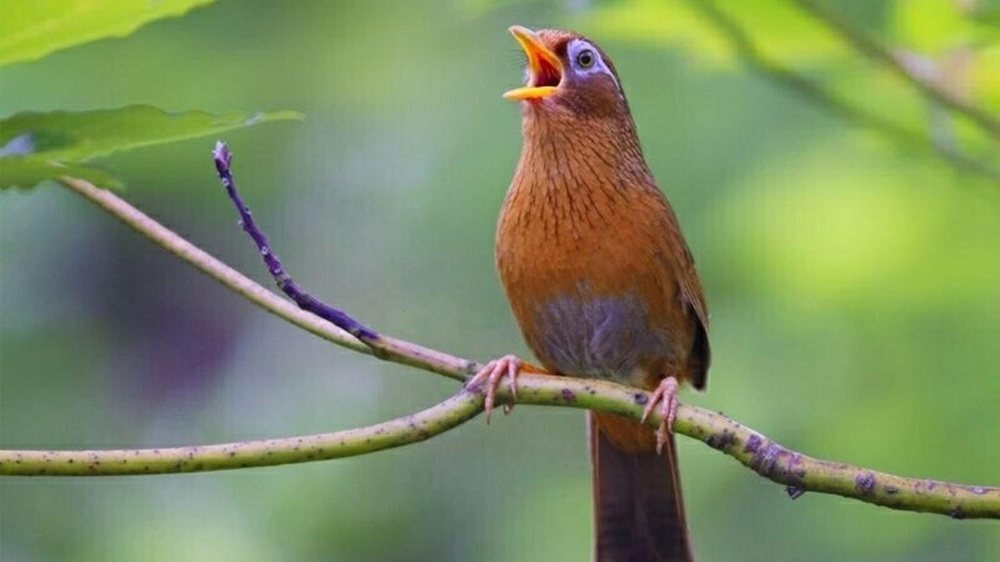
#> input picture data/samples/image-2.jpg, 1000 x 562 px, shrunk from 1920 x 1080 before the run, found by its file name
$ python lab02_pipeline.py   (older library calls are emulated)
#> lines starting #> are read from the running program, lines starting #| are printed output that depends on the picture; after the words box and inside, x2 and y2 are one past the last pixel; in counts of white or black regions, pixels touching at a corner belong together
### src/labs/lab02_filters/filter_utils.py
"""Validation and path helpers for spatial filtering operations in Lab 02."""

from __future__ import annotations

from pathlib import Path

import numpy as np


def _validate_image(image: np.ndarray) -> None:
    """Validate that the input is a non-empty uint8 image array."""
    if not isinstance(image, np.ndarray) or image.size == 0:
        raise ValueError("Input must be a non-empty numpy array.")
    if image.ndim not in {2, 3}:
        raise ValueError(f"Expected 2D or 3D image array, got shape {image.shape}")
    if image.ndim == 3 and image.shape[2] not in {1, 3, 4}:
        raise ValueError(f"Expected 1, 3 or 4 channels, got shape {image.shape}")
    if image.dtype != np.uint8:
        raise ValueError(f"Expected dtype uint8, got {image.dtype}")


def _validate_kernel_size(ksize: int) -> None:
    """Validate that a kernel size is a positive odd integer."""
    if not isinstance(ksize, int) or ksize <= 0 or ksize % 2 == 0:
        raise ValueError(f"Kernel size must be a positive odd integer, got {ksize}")


def find_project_root(start: Path | None = None) -> Path:
    """Locate the repository root by searching for pyproject.toml upward."""
    current = Path(start or __file__).resolve()
    if current.is_file():
        current = current.parent
    for candidate in [current, *current.parents]:
        if (candidate / "pyproject.toml").is_file():
            return candidate
    return current

### src/common/io.py
"""Universal image input and output utilities using OpenCV and Pillow."""

from __future__ import annotations

from pathlib import Path
from typing import Any

import cv2
import numpy as np
from PIL import Image

from src.common.logger import get_logger

logger = get_logger(__name__)


def load_image_cv(image_path: str | Path, as_grayscale: bool = False) -> np.ndarray:
    """Load an image from disk using OpenCV."""
    path = Path(image_path)
    if not path.is_file():
        logger.error("Image file not found at: %s", path)
        raise FileNotFoundError(f"Image file not found: {path}")

    flags = cv2.IMREAD_GRAYSCALE if as_grayscale else cv2.IMREAD_COLOR
    image = cv2.imread(str(path), flags)

    if image is None:
        logger.error("Failed to decode image from: %s", path)
        raise ValueError(f"Failed to decode image at path: {path}")

    logger.debug("Loaded image via OpenCV with shape %s from %s", image.shape, path)
    return image


def save_image_cv(image: np.ndarray, output_path: str | Path) -> Path:
    """Save an image array to disk using OpenCV."""
    if not isinstance(image, np.ndarray) or image.size == 0:
        raise ValueError("Invalid image array provided for saving.")

    path = Path(output_path)
    path.parent.mkdir(parents=True, exist_ok=True)

    success = cv2.imwrite(str(path), image)
    if not success:
        logger.error("Failed to write image to %s", path)
        raise ValueError(f"OpenCV failed to write image to {path}")

    logger.info("Saved image via OpenCV to: %s", path)
    return path


# [85 lines left out: functions load_image_pil, save_image_pil, convert_image_format, get_image_properties, not called in this run]


__all__ = [
    "load_image_cv",
    "save_image_cv",
    "load_image_pil",
    "save_image_pil",
    "convert_image_format",
    "get_image_properties",
]

### src/common/color.py
"""Universal color space transformation utilities for Computer Vision pipelines."""

from __future__ import annotations

import cv2
import numpy as np
from PIL import Image

from src.common.logger import get_logger

logger = get_logger(__name__)


def bgr_to_rgb(image: np.ndarray) -> np.ndarray:
    """Convert an image from OpenCV BGR color space to RGB color space."""
    if image.ndim != 3 or image.shape[2] != 3:
        raise ValueError(
            f"Expected 3-channel image for BGR->RGB conversion, got shape {image.shape}"
        )
    return cv2.cvtColor(image, cv2.COLOR_BGR2RGB)


# [7 lines left out: function rgb_to_bgr, not called in this run]


def bgr_to_grayscale(image: np.ndarray) -> np.ndarray:
    """Convert a BGR color image to a single-channel grayscale image."""
    if image.ndim != 3 or image.shape[2] != 3:
        raise ValueError(f"Expected 3-channel BGR image, got shape {image.shape}")
    return cv2.cvtColor(image, cv2.COLOR_BGR2GRAY)


# [12 lines left out: functions bgr_to_hsv, bgr_to_lab, not called in this run]


def pil_to_grayscale(image: Image.Image) -> Image.Image:
    """Convert a PIL Image to grayscale (mode 'L')."""
    return image.convert("L")


# [5 lines left out: function pil_to_hsv, not called in this run]


__all__ = [
    "bgr_to_rgb",
    "rgb_to_bgr",
    "bgr_to_grayscale",
    "bgr_to_hsv",
    "bgr_to_lab",
    "pil_to_grayscale",
    "pil_to_hsv",
]

### src/labs/lab02_filters/point_ops.py
"""Point operations (pixel-wise intensity mappings) for Lab 02."""

from __future__ import annotations

import cv2
import numpy as np

from src.labs.lab02_filters.filter_utils import _validate_image


def adjust_brightness(image: np.ndarray, beta: float) -> np.ndarray:
    """Adjust image brightness by adding a constant to every pixel."""
    _validate_image(image)
    adjusted = image.astype(np.float32) + beta
    return np.clip(adjusted, 0, 255).astype(np.uint8)


def adjust_contrast(image: np.ndarray, alpha: float) -> np.ndarray:
    """Adjust image contrast by multiplying every pixel with a constant."""
    if alpha <= 0:
        raise ValueError(f"Contrast gain alpha must be positive, got {alpha}")
    _validate_image(image)
    adjusted = image.astype(np.float32) * alpha
    return np.clip(adjusted, 0, 255).astype(np.uint8)


def negative_transform(image: np.ndarray) -> np.ndarray:
    """Compute the photographic negative of an 8-bit image."""
    _validate_image(image)
    return (255 - image).astype(np.uint8)


def apply_threshold(
    image: np.ndarray, threshold: int, max_value: int = 255
) -> np.ndarray:
    """Binarize an image with a fixed global threshold."""
    if not (0 <= threshold <= 255):
        raise ValueError(f"Threshold must be in [0, 255], got {threshold}")
    _validate_image(image)
    _, binary = cv2.threshold(image, threshold, max_value, cv2.THRESH_BINARY)
    return binary

### src/common/visualizers/image_plots.py
"""Single-image and side-by-side comparison plotting utilities."""

from __future__ import annotations

from collections.abc import Sequence
from pathlib import Path

import cv2
import matplotlib
import numpy as np

matplotlib.use("Agg")
import matplotlib.pyplot as plt

from src.common.color import bgr_to_rgb
from src.common.logger import get_logger

logger = get_logger(__name__)


# [68 lines left out: functions save_image, plot_image, not called in this run]


def plot_side_by_side(
    images: Sequence[np.ndarray],
    titles: Sequence[str],
    save_path: str | Path | None = None,
    is_bgr: bool = True,
    main_title: str = "",
    figsize: tuple[float, float] | None = None,
    cmaps: Sequence[str] | str = "gray",
) -> Path | plt.Figure:
    """Plot multiple images horizontally in a single row for comparison.

    Args:
        images: Sequence of image arrays of shape (H, W) or (H, W, C).
        titles: Sequence of titles corresponding to each image.
        save_path: Optional destination path for the generated figure.
        is_bgr: If True and image is 3-channel, converts BGR to RGB.
        main_title: Optional figure super title.
        figsize: Optional Matplotlib figure dimensions (width, height).
        cmaps: Colormap name or sequence of colormap names.

    Returns:
        Path | plt.Figure: Saved file Path if save_path is provided, else Figure.

    Raises:
        ValueError: If length of images and titles do not match.
    """
    if len(images) != len(titles):
        raise ValueError(
            f"Number of images ({len(images)}) must match titles ({len(titles)})"
        )

    num_images = len(images)
    size = figsize or (5.0 * num_images, 5.0)
    fig, axes = plt.subplots(1, num_images, figsize=size)

    if num_images == 1:
        axes = [axes]

    if isinstance(cmaps, str):
        cmaps_list = [cmaps] * num_images
    else:
        cmaps_list = list(cmaps)

    for ax, img, title, cmap in zip(axes, images, titles, cmaps_list, strict=False):
        if img.ndim == 2:
            ax.imshow(img, cmap=cmap)
        elif img.ndim == 3 and is_bgr:
            ax.imshow(bgr_to_rgb(img))
        else:
            ax.imshow(img)

        ax.set_title(title, fontsize=12, fontweight="semibold")
        ax.axis("off")

    if main_title:
        fig.suptitle(main_title, fontsize=14, fontweight="bold", y=0.98)

    plt.tight_layout()

    if save_path:
        path = Path(save_path)
        path.parent.mkdir(parents=True, exist_ok=True)
        fig.savefig(path, dpi=200, bbox_inches="tight")
        plt.close(fig)
        logger.info("Saved side-by-side figure to: %s", path)
        return path

    return fig

### src/labs/lab02_filters/pipeline.py
"""Pipeline execution script for Computer Vision Lab 2."""

from __future__ import annotations

from pathlib import Path

import cv2
import numpy as np

from src.common.color import bgr_to_grayscale
from src.common.io import load_image_cv, save_image_cv
from src.common.logger import get_logger
from src.common.visualizer import plot_filter_grid, plot_histogram, plot_side_by_side
from src.labs.lab02_filters.edge_filters import (
    apply_prewitt,
    apply_sobel,
    get_prewitt_kernels,
    get_sobel_kernels,
    gradient_magnitude,
)
from src.labs.lab02_filters.filter_utils import find_project_root
from src.labs.lab02_filters.linear_filters import (
    apply_gaussian_filter,
    apply_mean_filter,
    apply_sharpen_filter,
    get_gaussian_kernel,
    get_laplacian_kernel,
    get_mean_kernel,
    get_sharpen_kernel,
    kernel_sum,
)
from src.labs.lab02_filters.nonlinear_filters import (
    add_salt_pepper_noise,
    apply_bilateral_filter,
    apply_median_filter,
)
from src.labs.lab02_filters.point_ops import (
    adjust_brightness,
    adjust_contrast,
    apply_threshold,
    negative_transform,
)

logger = get_logger("lab02_pipeline")

DEFAULT_SEED = 42
DEFAULT_THRESHOLD = 127


def _log_kernel(name: str, kernel: np.ndarray) -> None:
    """Log a kernel matrix, its coefficient sum, and its behavior class."""
    total = kernel_sum(kernel)
    if abs(total) < 1e-9:
        behavior = "EDGE (sum = 0 -> removes flat regions)"
    elif abs(total - 1.0) < 1e-9:
        behavior = "BRIGHTNESS-PRESERVING (sum = 1)"
    else:
        behavior = f"GAIN {total:.3f} (not 0 or 1)"
    logger.info("  - %s: sum = %.3f -> %s", name, total, behavior)
    for row in kernel:
        logger.info("      [%s]", "  ".join(f"{v:+.2f}" for v in row))


def run_lab02(
    input_image_path: str | Path = "data/samples/image-2.jpg",
    output_dir: str | Path = "experiments/predictions/lab02",
) -> dict[str, Path]:
    """Execute the complete end-to-end pipeline for Lab 2."""
    project_root = find_project_root()
    input_path = Path(input_image_path)
    if not input_path.is_absolute():
        input_path = project_root / input_path
    base_out = Path(output_dir)
    if not base_out.is_absolute():
        base_out = project_root / base_out

    artifacts: dict[str, Path] = {}

    logger.info("==================================================")
    logger.info("Starting Execution: UTH Computer Vision - Lab 2")
    logger.info("Input Image: %s", input_path.resolve())
    logger.info("Output Directory: %s", base_out.resolve())
    logger.info("==================================================")

    # Setup
    logger.info("[Setup] Môi trường và Thư viện:")
    logger.info("  - OpenCV Version: %s", cv2.__version__)
    logger.info("  - NumPy Version: %s", np.__version__)

    img_bgr = load_image_cv(input_path)
#> in load_image_cv, image is the input picture: shape (562, 1000, 3); mean B, G, R 98.1, 140.7, 124.6
    img_gray = bgr_to_grayscale(img_bgr)
    logger.info("  - Loaded image shape: %s (BGR)", img_bgr.shape)
#| [2026-12-04 11:14:10] [INFO] [lab02_pipeline]:   - Loaded image shape: (562, 1000, 3) (BGR)
    logger.info("  - Grayscale shape: %s", img_gray.shape)
#| [2026-12-04 11:14:10] [INFO] [lab02_pipeline]:   - Grayscale shape: (562, 1000)

    # 1. Brightness
    logger.info("[Yêu cầu 1] Thay đổi độ sáng (brightness += beta)...")
    point_dir = base_out / "point_ops"
    img_bright = adjust_brightness(img_bgr, beta=50)
    img_dark = adjust_brightness(img_bgr, beta=-50)
#> call 2 of adjust_brightness, with beta = -50
#> in adjust_brightness (call 2), `return np.clip(adjusted, 0, 255).astype(np.uint8)`:
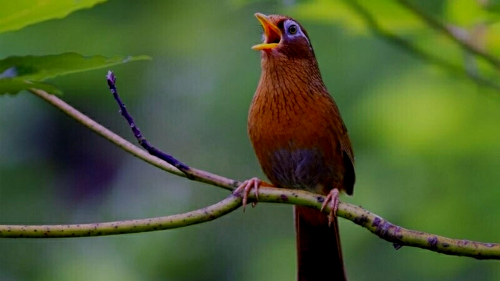
#> returned value: shape (562, 1000, 3) (shown at 1/2 size); mean of channels 0, 1, 2 49.8, 91.2, 74.8; drawn as B, G, R
    artifacts["bright"] = save_image_cv(img_bright, point_dir / "brightness_plus50.jpg")
    artifacts["dark"] = save_image_cv(img_dark, point_dir / "brightness_minus50.jpg")
    plot_side_by_side(
        images=[img_bgr, img_dark, img_bright],
        titles=["Original", "Dark (beta=-50)", "Bright (beta=+50)"],
        save_path=point_dir / "brightness_comparison.png",
    )
#> in plot_side_by_side, `num_images = len(images)`: num_images = 3
#> in plot_side_by_side, `size = figsize or (5.0 * num_images, 5.0)`: size = (15, 5)
#> in plot_side_by_side, `cmaps_list = [cmaps] * num_images`: cmaps_list = ['gray', 'gray', 'gray']
#> the loop in plot_side_by_side, `for ax, img, title, cmap in zip(axes, images, titles, cmaps_list, stri..` made 3 passes
#> title on passes 1 to 3: 'Original', 'Dark (beta=-50)', 'Bright (beta=+50)'

    # 2. Contrast
    logger.info("[Yêu cầu 2] Thay đổi độ tương phản (pixel *= alpha)...")
    img_contrast_low = adjust_contrast(img_bgr, alpha=0.5)
#> in adjust_contrast, `adjusted = image.astype(np.float32) * alpha`:
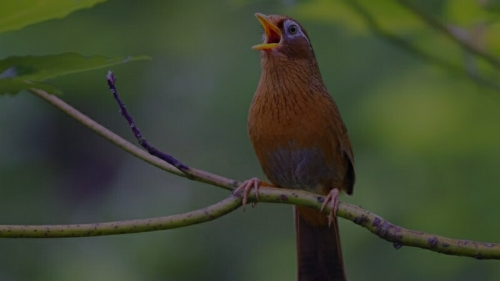
#> adjusted: shape (562, 1000, 3) float32 (shown at 1/2 size); mean B, G, R 49.1, 70.4, 62.3
    img_contrast_high = adjust_contrast(img_bgr, alpha=1.8)
#> call 2 of adjust_contrast, with alpha = 1.8
#> in adjust_contrast (call 2), `return np.clip(adjusted, 0, 255).astype(np.uint8)`:
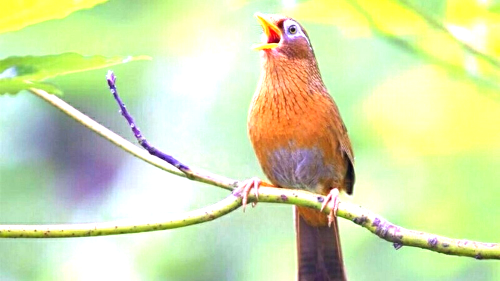
#> returned value: shape (562, 1000, 3) (shown at 1/2 size); mean of channels 0, 1, 2 172.5, 224.6, 212.6; drawn as B, G, R
    artifacts["contrast_low"] = save_image_cv(
        img_contrast_low, point_dir / "contrast_0.5x.jpg"
    )
    artifacts["contrast_high"] = save_image_cv(
        img_contrast_high, point_dir / "contrast_1.8x.jpg"
    )
    plot_side_by_side(
        images=[img_bgr, img_contrast_low, img_contrast_high],
        titles=["Original", "Contrast x0.5", "Contrast x1.8"],
        save_path=point_dir / "contrast_comparison.png",
    )
#> call 2 of plot_side_by_side, with is_bgr = True, main_title = '', cmaps = 'gray'
#> the loop in plot_side_by_side (call 2), `for ax, img, title, cmap in zip(axes, images, titles, cmaps_list, stri..` made 3 passes
#> title on passes 1 to 3: 'Original', 'Contrast x0.5', 'Contrast x1.8'
#> in plot_side_by_side (call 2), `fig.savefig(path, dpi=200, bbox_inches="tight")`:
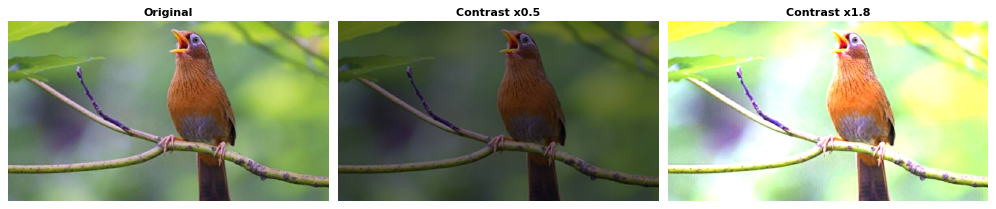
#> figure drawn by matplotlib, 3 panels

    # 3. Negative
    logger.info("[Yêu cầu 3] Biến đổi âm bản (g = 255 - f)...")
    img_negative = negative_transform(img_bgr)
#> in negative_transform, `return (255 - image).astype(np.uint8)`:
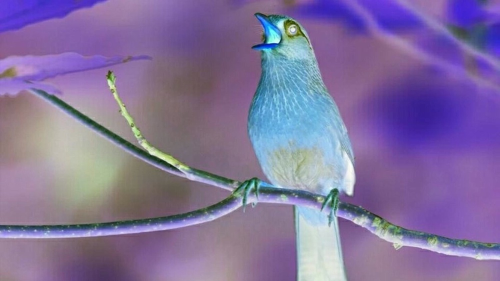
#> returned value: shape (562, 1000, 3) (shown at 1/2 size); mean of channels 0, 1, 2 156.9, 114.3, 130.4; drawn as B, G, R
    artifacts["negative"] = save_image_cv(img_negative, point_dir / "negative.jpg")
    plot_side_by_side(
        images=[img_bgr, img_negative],
        titles=["Original", "Negative (255 - f)"],
        save_path=point_dir / "negative_comparison.png",
    )
#> call 3 of plot_side_by_side, with is_bgr = True, main_title = '', cmaps = 'gray'
#> in plot_side_by_side (call 3), `num_images = len(images)`: num_images = 2
#> in plot_side_by_side (call 3), `size = figsize or (5.0 * num_images, 5.0)`: size = (10, 5)
#> in plot_side_by_side (call 3), `cmaps_list = [cmaps] * num_images`: cmaps_list = ['gray', 'gray']
#> the loop in plot_side_by_side (call 3), `for ax, img, title, cmap in zip(axes, images, titles, cmaps_list, stri..` made 2 passes
#> (title, cmap) on passes 1 to 2: ('Original', 'gray'), ('Negative (255 - f)', 'gray')
#> in plot_side_by_side (call 3), `fig.savefig(path, dpi=200, bbox_inches="tight")`:
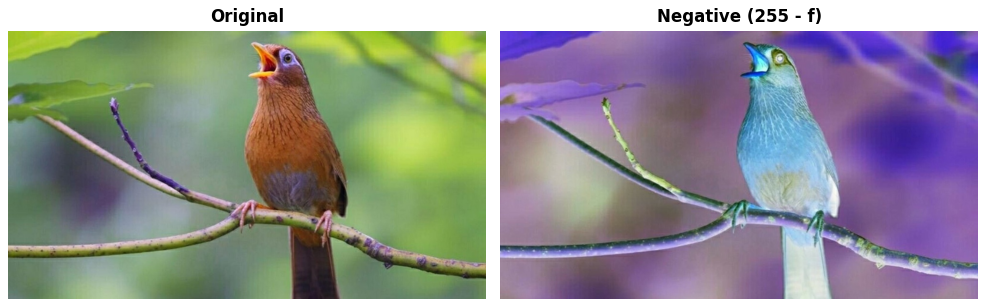
#> figure drawn by matplotlib, 2 panels

    # 4. Thresholding
    logger.info("[Yêu cầu 4] Cắt ngưỡng (threshold = %d)...", DEFAULT_THRESHOLD)
    img_binary = apply_threshold(img_gray, threshold=DEFAULT_THRESHOLD)
#> in apply_threshold, `_, binary = cv2.threshold(image, threshold, max_value, cv2.THRESH_BINA..`:
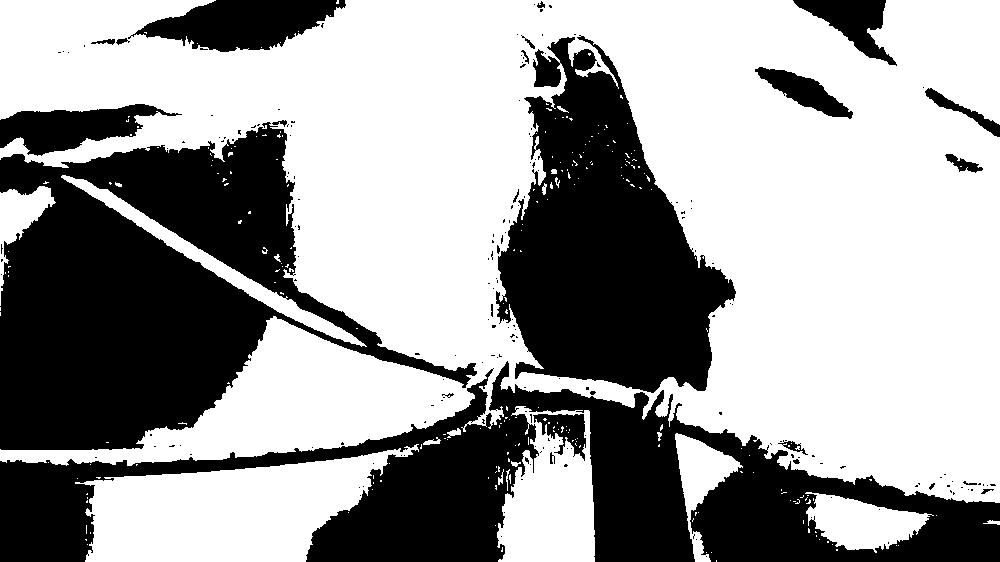
#> binary: shape (562, 1000); 61.5% white; 191 black regions (165 under 20 px), largest, box (x1, y1, x2, y2) and area: (0, 122, 477, 450) 75145, (0, 361, 1000, 562) 72349, (496, 35, 736, 393) 49013
    artifacts["binary"] = save_image_cv(img_binary, point_dir / "threshold_binary.png")
    plot_side_by_side(
        images=[img_gray, img_binary],
        titles=["Grayscale", f"Binary (T={DEFAULT_THRESHOLD})"],
        save_path=point_dir / "threshold_comparison.png",
    )
#> (the rest of the program and of its run is left out)
